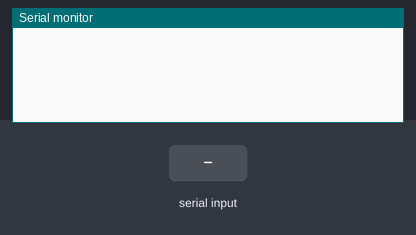
A sketch run on a simulated Arduino Uno, built with avr-gcc and run on an emulated ATmega328P. Parts: the last lines printed to the serial monitor. The test bench sets the inputs (shaded band).

Above: at 1.2 s.
1.3 s: "^\n" received over Serial
At 1.8 s:
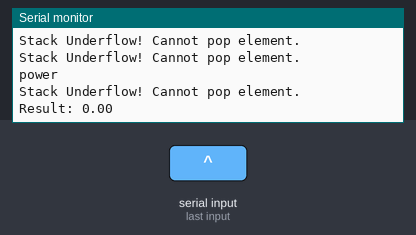
2.8 s: "*\n" received over Serial
At 4.0 s:
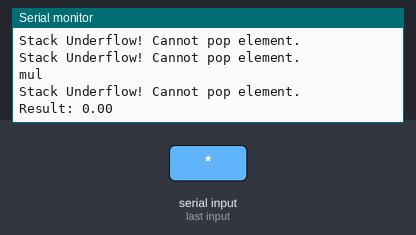
4.3 s: "/\n" received over Serial
At 5.2 s:
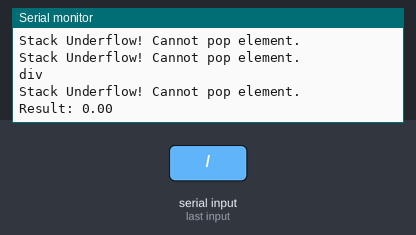
5.8 s: "+\n" received over Serial
At 6.4 s:
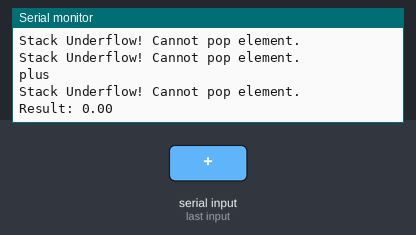
7.3 s: "-\n" received over Serial
At 8.6 s:
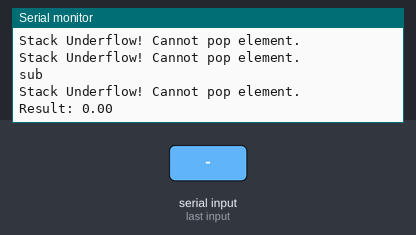
8.9 s: "(\n" received over Serial
At 10.3 s:
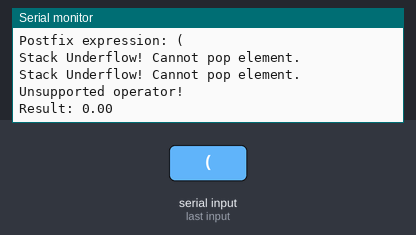

Measured:
- after the input at 1.3 s, the serial monitor: prints a new line at once (image 1)
- after the input at 2.8 s, the serial monitor: prints a new line at once (image 2)
- after the input at 4.3 s, the serial monitor: prints a new line at once (image 3)
- after the input at 5.8 s, the serial monitor: prints a new line at once (image 4)
- after the input at 7.3 s, the serial monitor: prints a new line at once (image 5)
- after the input at 8.9 s, the serial monitor: prints a new line at once (image 6)

The sketch:

BODMAS_implementation.ino
```cpp
// this code is to take input from serial monitor, interpret expression and then give output to analog modules to perform operation
  #include <Arduino.h>

  const int MAX_SIZE = 50;
  const int MAX_EXPRESSION_LENGTH = 50; // Maximum length of the expression

  template<typename T>
  class Stack {
  private:
      T data[MAX_SIZE]; // Array to store stack elements
      int top; // Index of the top element

  public:
      Stack() : top(-1) {} // Constructor to initialize an empty stack

      bool isEmpty() {
          return top == -1; // Stack is empty if top is -1
      }

      bool isFull() {
          return top == MAX_SIZE - 1; // Stack is full if top is equal to the maximum size
      }

      void push(T element) {
          if (isFull()) {
              Serial.println("Stack Overflow! Cannot push element.");
              return;
          }
          data[++top] = element; // Increment top and insert element into the stack
      }

      T pop() {
          if (isEmpty()) {
              Serial.println("Stack Underflow! Cannot pop element.");
              return T(); // Return default value of type T
          }
          return data[top--]; // Decrement top and return the element
      }

      T peek() {
          if (isEmpty()) {
              Serial.println("Stack is empty! No top element.");
              return T(); // Return default value of type T
          }
          return data[top]; // Return the top element without removing it
      }
  };

  Stack<float> operators; // Stack for operators (now for float numbers)
  char postfix[MAX_EXPRESSION_LENGTH]; // Array to store postfix expression
  int postfixIndex = 0; // Index for postfix expression array

  // Precedence function with caret operator
  int precedence(char operate) {
      if (operate == '^') // Higher precedence for caret operator
          return 4;
      else if (operate == '*' || operate == '/')
          return 3;
      else if (operate == '+' || operate == '-')
          return 2;
      else if (operate == '(')
          return 1;
      else
          return 0;
  }

  // Function to check if character is an operand
  bool isOperand(char x) {
      return (x >= '0' && x <= '9') || x == '.'; // Allow digits and decimal point
  }

  // Function to convert infix to postfix
  void InfixtoPostfix(String s) {
      int length = s.length();
      postfixIndex = 0; // Reset postfix index

      for (int i = 0; i < length; i++) {
          char c = s[i];
          if (isOperand(c)) {
              postfix[postfixIndex++] = c;
              // Check for multi-digit numbers or floats
              while (i + 1 < length && (isOperand(s[i + 1]) || s[i + 1] == '.')) {
                  postfix[postfixIndex++] = s[++i];
              }
              postfix[postfixIndex++] = ' '; // Add space after each operand
          } else if (c == '(') {
              operators.push(c);
          } else if (c == ')') {
              while (!operators.isEmpty() && operators.peek() != '(') {
                  postfix[postfixIndex++] = operators.pop();
                  postfix[postfixIndex++] = ' '; // Add space after each operator
              }
              operators.pop(); // Pop '(' from stack
          } else { // Operator
              while (!operators.isEmpty() && precedence(operators.peek()) >= precedence(c)) {
                  postfix[postfixIndex++] = operators.pop();
                  postfix[postfixIndex++] = ' '; // Add space after each operator
              }
              operators.push(c);
          }
      }

      // Pop remaining operators from stack
      while (!operators.isEmpty()) {
          postfix[postfixIndex++] = operators.pop();
          postfix[postfixIndex++] = ' '; // Add space after each operator
      }
  }

  // Function to evaluate the postfix expression
  float evaluate() {
      Stack<float> operands; // Stack for operands (now for float numbers)

      char* endPtr; // Pointer for strtod function

      for (int i = 0; i < postfixIndex; i++) {
          char c = postfix[i];
          if (isOperand(c)) {
              // Convert multi-digit numbers or floats to float
              float num = atof(&postfix[i]);
              operands.push(num);
              while (isOperand(postfix[i]) || postfix[i] == '.') {
                  i++; // Skip the rest of the number
              }
              i--; // Adjust index
          } else if (c != ' ') { // Skip spaces
              // Operator
              float operand2 = operands.pop();
              float operand1 = operands.pop();
              switch (c) {
                  case '+':
                      Serial.println("plus");
                      //operands.push(operand1 + operand2);
                      break;
                  case '-':
                      Serial.println("sub");
                      //operands.push(operand1 - operand2);
                      break;
                  case '*':
                      Serial.println("mul");
                      //operands.push(operand1 * operand2);
                      break;
                  case '/':
                      Serial.println("div");
                      //operands.push(operand1 / operand2);
                      break;
                  case '^':
                      Serial.println("power");
                      //operands.push(pow(operand1, operand2)); // Exponentiation
                      break;
                  default:
                      // Handle unsupported operators
                      Serial.println("Unsupported operator!");
                      return 0.0;
              }
          }
      }
      return operands.pop();
  }

  void setup() {
      Serial.begin(9600);
  }

  void loop() {
      if (Serial.available()) {
          String exp = Serial.readStringUntil('\n'); // Read until newline character
          Serial.println(exp);

          InfixtoPostfix(exp);

          // Output the postfix expression
          Serial.print("Postfix expression: ");
          for (int i = 0; i < postfixIndex; i++) {
              Serial.print(postfix[i]);
              Serial.print(" ");
          }
          Serial.println();

          // Evaluate the postfix expression
          float result = evaluate();
          Serial.print("Result: ");
          Serial.println(result);
      }
  }
```
